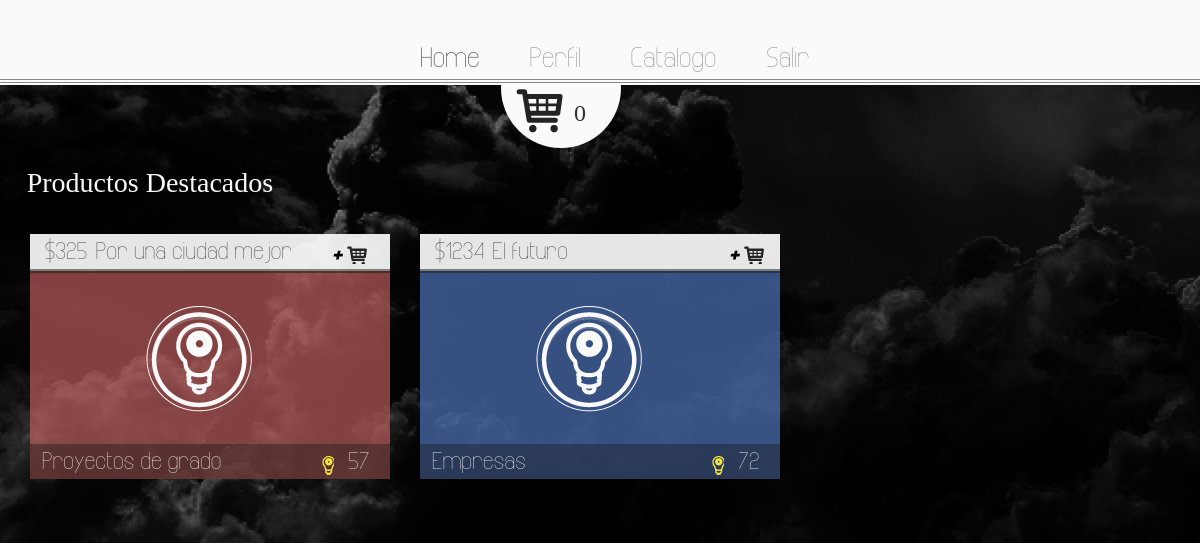
The app's page /WWW/Taller_2/index.php with its own data.
### tables this page shows
CREATE TABLE IF NOT EXISTS `productos` (
  `id` int(11) NOT NULL AUTO_INCREMENT,
  `nombre` varchar(1024) NOT NULL,
  `precio` int(11) NOT NULL,
  `categoria` varchar(1024) NOT NULL,
  `bombillos` int(11) NOT NULL,
  `vendedor` varchar(1024) NOT NULL,
  PRIMARY KEY (`id`)
);

### WWW/Taller_2/index.php (the view, shortened to what this page needs)
<html lang="es">
<head>
  <link href="CSS/bootstrap.min.css" rel="stylesheet">
  <link href="CSS/main.css" rel="stylesheet">
</head>
<body>
  <nav>
    <div id="navegacion">
      <div class="container">
        <div class="row">
          <div class="col-md-4">
            <?php
            include_once("includes/database.php");
              ?>
          </div>
          <div class="col-md-5">
           <a class="resaltado" href="index.php">Home</a>
           <a href="compras.php">Perfil</a>
           <a href="catalogo.php">Catalogo</a>
           <a href="includes/terminarSesion.php">Salir</a>
         </div>
       </div>
     </div>
     <hr>
     <hr>
   </div>
 </nav>
 <div class="container">
  <div class="row">
    <div class="col-md-2 col-md-offset-5">
      <div id="circulo">
       <figure>
        <a href="carrito.php"><img src="images/carrito.png"></a>
      </figure>
      <?php
      $sqlCarro="SELECT carrito.id FROM tiendaVirtual.carrito WHERE carrito.idUsuario='". $_SESSION["username"]."'";
      $tempCarro=mysqli_query($con,$sqlCarro);
      $filasTempCarro= mysqli_num_rows($tempCarro);
      echo"<h3>".$filasTempCarro."</h3>";
      ?>
    </div>
  </div>
</div>
</div>
<section>
  <div class="container">
    <div class="row">
      <h1>Productos Destacados</h1>
      <?php
      $sqlProducto="SELECT productos.nombre AS nombreProducto, productos.id AS idProducto, productos.precio AS precio, productos.categoria AS categoria, productos.bombillos AS bombillos FROM tiendaVirtual.productos WHERE productos.bombillos>=50";
      $resProducto=mysqli_query($con,$sqlProducto);
      while($rowProducto=mysqli_fetch_array($resProducto)){
        echo"<div class='col-md-4'>";
        echo"<div class='headerProc'>";
        echo"<h3>$".$rowProducto["precio"]."</h3>";
        echo"<div class='titulo'>";
        echo"<h3>".$rowProducto["nombreProducto"]."</h3>";
        echo"</div>";
        echo"<figure>";
        echo"<a href='includes/agregarAlCarro.php?idProducto=".$rowProducto["idProducto"]."'><img src='images/carroPeque.png'></a>";
        echo"</figure>";
        echo"<hr>";
        echo"</div>";
        if($rowProducto["categoria"]=="Proyectos de grado"){
          echo"<div class='producto rojo'>";
        }
        if($rowProducto["categoria"]=="Empresas"){
          echo"<div class='producto azul'>";
        }
        echo"<hr>";
        echo"<figure>";
        echo"<img src='images/icono.png'>";
        echo"</figure>";
        echo"<div class='footerProc'>";
        echo"<div class='tituloBajo'>";
        echo"<h3>".$rowProducto["categoria"]."</h3>";
        echo"</div>";
        echo"<img src='images/bombilloAmarillo.png'>";
        echo"<h3>".$rowProducto["bombillos"]."</h3>";
        echo"</div>";
        echo"</div>";
        echo"</div>";
      }
      ?>
    </div>
  </div>
</section>
</body>
</html>

### WWW/Taller_2/CSS/main.css (style rules this page uses)
* { margin: 0; padding: 0; }
body { background-image: url("../images/fondo.png"); }
h1 { font-family: intro; }
h3 { font-family: infinity; }
#navegacion { background: #fafafa; margin-bottom: 0%; padding-top: 1%; position: relative; z-index: 2; }
#navegacion a { display: inline-block; font-family: infinity; font-size: 2em; margin-right: 10%; margin-top: 6%; position: relative; color: rgba(23,23,23,0.5); text-decoration: none; }
#navegacion .resaltado { color: #232323; }
section h1 { color: #fafafa; font-family: intro; font-size: 2em; margin-bottom: 3%; margin-left: 1%; }
#circulo { border-radius: 50%; background-color: #fafafa; height: 120px; width: 120px; margin-left: -10%; margin-top: -35%; z-index: -2; }
#circulo figure { padding-top: 49%; padding-left: 11%; display: inline-block; }
#circulo h3 { font-family: intro; display: inline-block; margin-top: 37%; margin-left: 5%; position: absolute; }
hr { border-top: 1px solid rgba(23,23,23,0.5); color: rgba(23,23,23,0.5); height: 2px; margin: 0; }
.headerProc { background-color: rgba(255,255,255,0.9); }
.headerProc h3 { display: inline-block; margin-bottom: 1%; margin-left: 4%; margin-top: 1.4%; position: relative; }
.titulo { display: inline-block; width:57%; }
.titulo h3 { display: inline-block; margin-bottom: 1%; margin-left: 4%; margin-top: 1.4%; position: relative; }
.headerProc hr { border-top: 2px solid rgba(23,23,23,0.5); color: rgba(23,23,23,0.5); height: 0px; margin: 0; }
.headerProc figure { display: inline-block; margin-left: 11%; }
.producto hr { border-top: 2px solid rgba(23,23,23,0.5); color: rgba(23,23,23,0.5); height: 0px; margin: 0; }
.producto { background-color: rgba(255,255,255,0.7); margin-bottom: 10%; }
.rojo { background-color: rgba(186,91,91,0.7); }
.azul { background-color: rgba(78,114,186,0.7); }
.producto figure { padding-bottom: 9%; padding-left: 32%; padding-top: 9%; }
.footerProc { background-color: rgba(23,23,23,0.4); }
.footerProc h3 { color: #fafafa; display: inline-block; margin-bottom: 1%; margin-left: 4%; margin-top: 1.4%; position: relative; }
.tituloBajo { display: inline-block; width:81%; }
.tituloBajo h3 { color: #fafafa; display: inline-block; margin-bottom: 1%; margin-left: 4%; margin-top: 1.4%; position: relative; }

### records on screen
productos: precio "325", nombre "Por una ciudad mejor", categoria "Proyectos de grado", bombillos "57"
productos: precio "1234", nombre "El futuro", categoria "Empresas", bombillos "72"

### other values on screen
$filasTempCarro "0"
